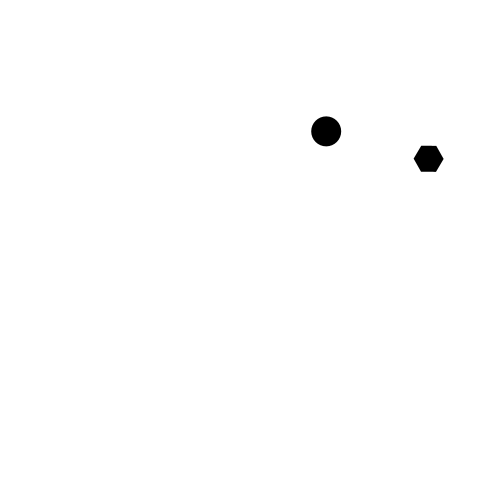
Frame 1 (no input)
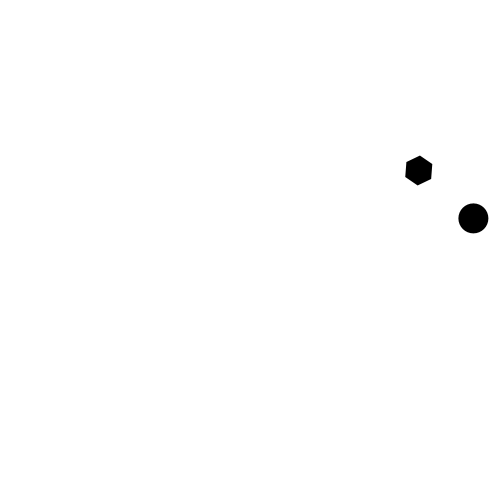
Frame 60 (the mouse pressed at the canvas centre just before this capture)
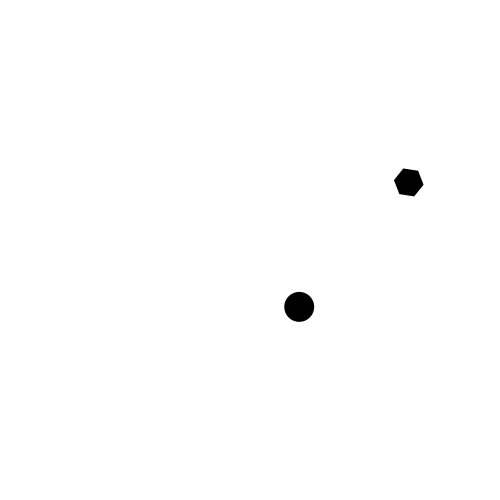
Frame 120 (the mouse held since frame 60 and released just before this capture)

The Processing sketch that drew these frames (run headless with seeded random() and noise(); from frame 60 on, the mouse is pressed at the canvas centre):

// Processing sketch: sketch_6_6
// ── sketch_6_6.pde
/*------------------------------------------------------------
Copyright (c) 2013, Friends of Ed (An Apress Company)
All rights reserved.

The code provided here accompanies the book:

Processing: Creative Coding and Generative Art in Processing 2
By Ira Greenberg, Dianna Xu, and Deepak Kumar
Friends of Ed (An APress Company), 2013
ISBN-13 978-1430244646
Please refer to the associated README for a full disclaimer.
------------------------------------------------------------*/

// Sketch 6-6: widgets, discs, and hexagons

disc d;
hexagon h;
void setup() {
  size(500, 500);
  smooth();
  d = new disc();
  h = new hexagon();
} // setup()
void draw() {
  background(255);
  d.move();
  d.display();
  h.move();
  h.display();
} // draw()


// ── disc.pde
/*------------------------------------------------------------
Copyright (c) 2013, Friends of Ed (An Apress Company)
All rights reserved.

The code provided here accompanies the book:

Processing: Creative Coding and Generative Art in Processing 2
By Ira Greenberg, Dianna Xu, and Deepak Kumar
Friends of Ed (An APress Company), 2013
ISBN-13 978-1430244646
Please refer to the associated README for a full disclaimer.
------------------------------------------------------------*/

// Sketch 6-6: widgets, discs, and hexagons

class disc extends widget  {
  // A disc is a circular shape
  float r;
  PVector speed;  
  disc() {
    this(new PVector(random(width), random(height)), 30, color(0));
  } // disc()
  disc(PVector loc, float s, color c) {
    super(loc, s, c);
    r = sz/2;
    speed = new PVector(random(1, 3), random(1, 3));
  } // disc()
  void display() {
    noStroke();
    fill(col);
    ellipse(location.x, location.y, sz, sz);
  } // display()
  void setSpeed(PVector s) {
    speed = s;
  } // setSpeed()  
  void move() {
    location.add(speed);
    bounce();
  } // move()  
  void bounce() {
    if (location.x > (width-r)) { // bounce against the right edge
      location.x = width-r;
      speed.x = -speed.x;
    }
    if (location.x < r) { // bounce against the left edge
      location.x = r;
      speed.x = -speed.x;
    }
    if (location.y > (height-r)) { // bounce against the bottm edge
      location.y = height-r;
      speed.y = -speed.y;
    }
    if (location.y < r) { // bounce against the top edge
      location.y = r;
      speed.y = -speed.y;
    }
  } // bounce()  
} // class disc


// ── hexagon.pde
/*------------------------------------------------------------
Copyright (c) 2013, Friends of Ed (An Apress Company)
All rights reserved.

The code provided here accompanies the book:

Processing: Creative Coding and Generative Art in Processing 2
By Ira Greenberg, Dianna Xu, and Deepak Kumar
Friends of Ed (An APress Company), 2013
ISBN-13 978-1430244646
Please refer to the associated README for a full disclaimer.
------------------------------------------------------------*/

// Sketch 6-6: widgets, discs, and hexagons

class hexagon extends widget {

  int nSides = 6;
  float r;
  float rot;
  PVector speed;

  hexagon() {
    this(new PVector(random(width), random(height)), 30, color(0));
  } // hexagon()

  hexagon(PVector loc, float s, color c) {
    super(loc, s, c);
    r = sz/2;
    rot = 0;
    speed = new PVector(random(-2, 2), random(-2, 2));
  } // hexagon()
  void setSpeed(PVector s) {
    s.mult(-2);
    speed = s;
  } // setSpeed()

  void display() {

    float x1, y1;
    float theta = rot;

    noStroke();
    fill(col);

    beginShape();

    for (int i = 0; i <nSides; i++) {
      x1 = location.x + r*cos(theta);
      y1 = location.y + r*sin(theta);
      vertex(x1, y1);
      theta += PI/3;
    }
    endShape(CLOSE);
  }// display

  void move() {

    rot += 0.01;
    location.add(speed);
    bounce();
  } // move()

  void bounce() {
    if (location.x > (width-r)) { // bounce against the right edge
      location.x = width-r;
      speed.x = -speed.x;
    }
    if (location.x < r) { // bounce against the left edge
      location.x = r;
      speed.x = -speed.x;
    }
    if (location.y > (height-r)) { // bounce against the bottm edge
      location.y = height-r;
      speed.y = -speed.y;
    }
    if (location.y < r) { // bounce against the top edge
      location.y = r;
      speed.y = -speed.y;
    }
  } // bounce()
//
//  boolean clicked() {
//    PVector m = new PVector(mouseX, mouseY);
//    return (PVector.dist(location, m) < r);
//  } //clicked()
} // class hexagon


// ── widget.pde
/*------------------------------------------------------------
Copyright (c) 2013, Friends of Ed (An Apress Company)
All rights reserved.

The code provided here accompanies the book:

Processing: Creative Coding and Generative Art in Processing 2
By Ira Greenberg, Dianna Xu, and Deepak Kumar
Friends of Ed (An APress Company), 2013
ISBN-13 978-1430244646
Please refer to the associated README for a full disclaimer.
------------------------------------------------------------*/

// Sketch 6-6: widgets, discs, and hexagons

abstract class widget {
  // Every shape has a x-, y- location, size, and color
  PVector location;
  float sz;
  color col;  
  widget() {
    this(new PVector(random(width), random(height)), 30, color(0));
  } // widget()
  
  widget(PVector loc, float s, color c) {
    location = loc;
    sz = s;
    col = c;
  } // widget()  
  // Every shape can be displayed
  abstract void display();  
  // Every shape can move
  abstract void move(); 
  // Set the speed at which the widget moves    
  abstract void setSpeed(PVector s);
} // class widget
